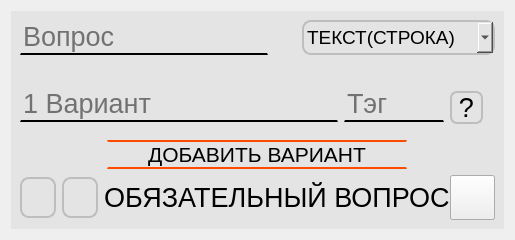
                  <widget class="QWidget" name="page_6">
                   <layout class="QVBoxLayout" name="verticalLayout_23">
                    <item>
                     <layout class="QHBoxLayout" name="horizontalLayout_100">
                      <item>
                       <widget class="QWidget" name="widget_7" native="true">
                        <property name="maximumSize">
                         <size>
                          <width>900</width>
                          <height>400</height>
                         </size>
                        </property>
                        <property name="styleSheet">
                         <string notr="true">#widget_7 {
background-color: rgb(228, 228, 228)
}</string>
                        </property>
                        <layout class="QVBoxLayout" name="verticalLayout_21">
                         <property name="sizeConstraint">
                          <enum>QLayout::SetDefaultConstraint</enum>
                         </property>
                         <item>
                          <layout class="QHBoxLayout" name="horizontalLayout_43">
                           <item>
                            <layout class="QHBoxLayout" name="horizontalLayout_44">
                             <item>
                              <widget class="QLineEdit" name="Vopros_4">
                               <property name="maximumSize">
                                <size>
                                 <width>425</width>
                                 <height>60</height>
                                </size>
                               </property>
                               <property name="font">
                                <font>
                                 <pointsize>20</pointsize>
                                </font>
                               </property>
                               <property name="styleSheet">
                                <string notr="true">border-top: 0px solid;
border-bottom: 2px solid;
background-color: rgb(228, 228, 228);</string>
                               </property>
                               <property name="alignment">
                                <set>Qt::AlignBottom|Qt::AlignLeading|Qt::AlignLeft</set>
                               </property>
                               <property name="placeholderText">
                                <string>Вопрос</string>
                               </property>
                              </widget>
                             </item>
                             <item>
                              <layout class="QHBoxLayout" name="horizontalLayout_45">
                               <property name="leftMargin">
                                <number>28</number>
                               </property>
                               <item>
                                <widget class="QComboBox" name="comboBox_4">
                                 <property name="maximumSize">
                                  <size>
                                   <width>220</width>
                                   <height>80</height>
                                  </size>
                                 </property>
                                 <property name="font">
                                  <font>
                                   <pointsize>14</pointsize>
                                  </font>
                                 </property>
                                 <property name="styleSheet">
                                  <string notr="true">#comboBox_4 {
border: 2px solid;
border-radius: 9px;
border-color:rgb(190, 190, 190) ;
background-color: rgb(228, 228, 228);
}
#comboBox_4:hover {
background-color: rgb(219, 219, 219);
}
#comboBox_4:pressed { 
background-color:rgb(219, 219, 219);
}
</string>
                                 </property>
                                 <item>
                                  <property name="text">
                                   <string>ТЕКСТ(СТРОКА)</string>
                                  </property>
                                 </item>
                                 <item>
                                  <property name="text">
                                   <string>ТЕКСТ(АБЗАЦ)</string>
                                  </property>
                                 </item>
                                 <item>
                                  <property name="text">
                                   <string>ОДИН ИЗ СПИСКА</string>
                                  </property>
                                 </item>
                                 <item>
                                  <property name="text">
                                   <string>МН. ИЗ СПИСКА</string>
                                  </property>
                                 </item>
                                 <item>
                                  <property name="text">
                                   <string>РАСКР. СПИСОК</string>
                                  </property>
                                 </item>
                                 <item>
                                  <property name="text">
                                   <string>ШКАЛА</string>
                                  </property>
                                 </item>
                                 <item>
                                  <property name="text">
                                   <string>ДАТА</string>
                                  </property>
                                 </item>
                                 <item>
                                  <property name="text">
                                   <string>ВРЕМЯ</string>
                                  </property>
                                 </item>
                                </widget>
                               </item>
                              </layout>
                             </item>
                            </layout>
                           </item>
                          </layout>
                         </item>
                         <item>
                          <layout class="QHBoxLayout" name="horizontalLayout_46">
                           <item>
                            <layout class="QHBoxLayout" name="horizontalLayout_47">
                             <property name="rightMargin">
                              <number>0</number>
                             </property>
                             <item>
                              <widget class="QLineEdit" name="Kratki_otvet_3">
                               <property name="maximumSize">
                                <size>
                                 <width>425</width>
                                 <height>60</height>
                                </size>
                               </property>
                               <property name="font">
                                <font>
                                 <pointsize>20</pointsize>
                                </font>
                               </property>
                               <property name="styleSheet">
                                <string notr="true">border-top: 0px solid;
border-bottom: 2px solid;
background-color: rgb(228, 228, 228);</string>
                               </property>
                               <property name="alignment">
                                <set>Qt::AlignBottom|Qt::AlignLeading|Qt::AlignLeft</set>
                               </property>
                               <property name="placeholderText">
                                <string>1 Вариант</string>
                               </property>
                              </widget>
                             </item>
                            </layout>
                           </item>
                           <item>
                            <layout class="QHBoxLayout" name="horizontalLayout_48">
                             <item>
                              <widget class="QLineEdit" name="Tag_4">
                               <property name="maximumSize">
                                <size>
                                 <width>100</width>
                                 <height>60</height>
                                </size>
                               </property>
                               <property name="font">
                                <font>
                                 <pointsize>20</pointsize>
                                </font>
                               </property>
                               <property name="styleSheet">
                                <string notr="true">border-top: 0px solid;
border-bottom: 2px solid;
background-color: rgb(228, 228, 228);</string>
                               </property>
                               <property name="alignment">
                                <set>Qt::AlignBottom|Qt::AlignLeading|Qt::AlignLeft</set>
                               </property>
                               <property name="placeholderText">
                                <string>Тэг</string>
                               </property>
                              </widget>
                             </item>
                             <item>
                              <layout class="QVBoxLayout" name="verticalLayout_22">
                               <item>
                                <spacer name="verticalSpacer_4">
                                 <property name="orientation">
                                  <enum>Qt::Vertical</enum>
                                 </property>
                                 <property name="sizeType">
                                  <enum>QSizePolicy::Fixed</enum>
                                 </property>
                                 <property name="sizeHint" stdset="0">
                                  <size>
                                   <width>45</width>
                                   <height>30</height>
                                  </size>
                                 </property>
                                </spacer>
                               </item>
                               <item>
                                <widget class="QPushButton" name="Button_Question_4">
                                 <property name="maximumSize">
                                  <size>
                                   <width>33</width>
                                   <height>33</height>
                                  </size>
                                 </property>
                                 <property name="font">
                                  <font>
                                   <pointsize>20</pointsize>
                                  </font>
                                 </property>
                                 <property name="styleSheet">
                                  <string notr="true">#Button_Question_4 {
border: 2px solid;
border-radius: 7px;
border-color:rgb(190, 190, 190);
background-color: rgb(228, 228, 228);
}
#Button_Question_4:hover {
background-color:rgb(219, 219, 219);
}
#Button_Question_4:pressed { 
background-color:rgb(204, 204, 204);
}</string>
                                 </property>
                                 <property name="text">
                                  <string>?</string>
                                 </property>
                                </widget>
                               </item>
                              </layout>
                             </item>
                            </layout>
                           </item>
                          </layout>
                         </item>
                         <item>
                          <layout class="QHBoxLayout" name="horizontalLayout_49">
                           <property name="leftMargin">
                            <number>0</number>
                           </property>
                           <property name="topMargin">
                            <number>10</number>
                           </property>
                           <property name="rightMargin">
                            <number>0</number>
                           </property>
                           <item>
                            <widget class="QPushButton" name="pushButton_DOPvariany_2">
                             <property name="maximumSize">
                              <size>
                               <width>300</width>
                               <height>40</height>
                              </size>
                             </property>
                             <property name="font">
                              <font>
                               <pointsize>16</pointsize>
                               <stylestrategy>PreferDefault</stylestrategy>
                              </font>
                             </property>
                             <property name="layoutDirection">
                              <enum>Qt::LeftToRight</enum>
                             </property>
                             <property name="styleSheet">
                              <string notr="true">#pushButton_DOPvariany_2 {
border-top: 2px solid;
border-top-color: rgb(255, 76, 0);
border-bottom: 2px solid;
border-bottom-color: rgb(255, 76, 0);
}
#pushButton_DOPvariany_2:hover {
background: rgb(219, 219, 219);
transition: 3s;
}
#pushButton_DOPvariany_2:pressed {
background: rgb(204, 204, 204);
transition: 3s;
}</string>
                             </property>
                             <property name="text">
                              <string>ДОБАВИТЬ ВАРИАНТ</string>
                             </property>
                            </widget>
                           </item>
                          </layout>
                         </item>
                         <item>
                          <layout class="QHBoxLayout" name="horizontalLayout_50">
                           <item>
                            <widget class="QPushButton" name="Button_delete_4">
                             <property name="maximumSize">
                              <size>
                               <width>41</width>
                               <height>41</height>
                              </size>
                             </property>
                             <property name="styleSheet">
                              <string notr="true">#Button_delete_4 {
image: url(:/delete/Rectangle_32.png);
border: 2px solid;
border-radius: 9px;
border-color:rgb(190, 190, 190);
background-color: rgb(228, 228, 228);
}
#Button_delete_4:hover {
background-color:rgb(219, 219, 219);
}
#Button_delete_4:pressed { 
background-color:rgb(204, 204, 204);
}

</string>
                             </property>
                             <property name="text">
                              <string/>
                             </property>
                             <property name="icon">
                              <iconset>
                               <normaloff>../../../../../1621635.png</normaloff>../../../../../1621635.png</iconset>
                             </property>
                            </widget>
                           </item>
                           <item>
                            <widget class="QPushButton" name="pushButton_copy_4">
                             <property name="maximumSize">
                              <size>
                               <width>41</width>
                               <height>41</height>
                              </size>
                             </property>
                             <property name="styleSheet">
                              <string notr="true">#pushButton_copy_4{
image: url(:/copy/1621635.png);
border: 2px solid;
border-radius: 9px;
border-color:rgb(190, 190, 190);
background-color: rgb(228, 228, 228);
}
#pushButton_copy_4:hover {
background-color:rgb(219, 219, 219);
}
#pushButton_copy_4:pressed { 
background-color:rgb(204, 204, 204);
}
</string>
                             </property>
                             <property name="text">
                              <string/>
                             </property>
                            </widget>
                           </item>
                           <item>
                            <layout class="QHBoxLayout" name="horizontalLayout_51">
                             <property name="spacing">
                              <number>0</number>
                             </property>
                             <item>
                              <widget class="QLabel" name="Obyazatelny_vopros_4">
                               <property name="maximumSize">
                                <size>
                                 <width>400</width>
                                 <height>34</height>
                                </size>
                               </property>
                               <property name="font">
                                <font>
                                 <pointsize>20</pointsize>
                                </font>
                               </property>
                               <property name="text">
                                <string>ОБЯЗАТЕЛЬНЫЙ ВОПРОС</string>
                               </property>
                              </widget>
                             </item>
                             <item>
                              <widget class="QWidget" name="widget_8" native="true">
                               <property name="minimumSize">
                                <size>
                                 <width>45</width>
                                 <height>45</height>
                                </size>
                               </property>
                               <property name="maximumSize">
                                <size>
                                 <width>45</width>
                                 <height>45</height>
                                </size>
                               </property>
                               <widget class="QPushButton" name="pushButton_8">
                                <property name="geometry">
                                 <rect>
                                  <x>0</x>
                                  <y>0</y>
                                  <width>45</width>
                                  <height>45</height>
                                 </rect>
                                </property>
                                <property name="maximumSize">
                                 <size>
                                  <width>45</width>
                                  <height>45</height>
                                 </size>
                                </property>
                                <property name="text">
                                 <string/>
                                </property>
                               </widget>
                               <widget class="QPushButton" name="pushButton_9">
                                <property name="geometry">
                                 <rect>
                                  <x>0</x>
                                  <y>0</y>
                                  <width>45</width>
                                  <height>45</height>
                                 </rect>
                                </property>
                                <property name="maximumSize">
                                 <size>
                                  <width>45</width>
                                  <height>45</height>
                                 </size>
                                </property>
                                <property name="text">
                                 <string/>
                                </property>
                                <property name="icon">
                                 <iconset>
                                  <normaloff>../../../../../png-clipart-check-mark-computer-icons-symbol-miscellaneous-angle.png</normaloff>../../../../../png-clipart-check-mark-computer-icons-symbol-miscellaneous-angle.png</iconset>
                                </property>
                               </widget>
                              </widget>
                             </item>
                            </layout>
                           </item>
                          </layout>
                         </item>
                        </layout>
                       </widget>
                      </item>
                     </layout>
                    </item>
                   </layout>
                  </widget>
